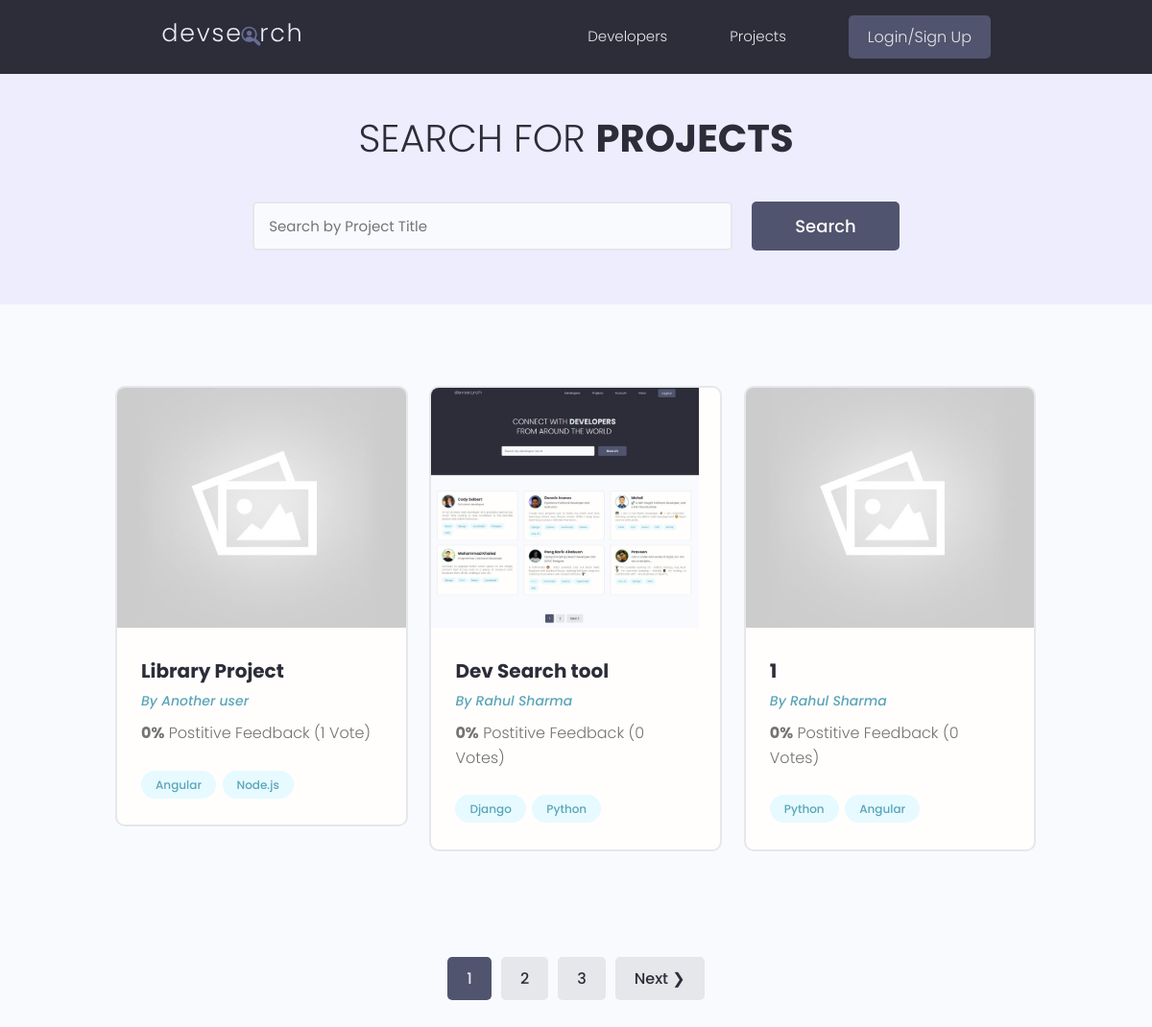
/projects/, run on the app's committed database.
### projects/models.py (models this page shows, shortened)
class Project(models.Model):
    owner = models.ForeignKey(
        Profile, null=True, blank=True, on_delete=models.CASCADE)
    title = models.CharField(max_length = 200)
    description = models.TextField(null = True, blank = True)
    featured_image = models.ImageField(null = True, blank = True, default = 'default.jpg')
    demo_link = models.CharField(max_length = 2000, null = True, blank = True)
    source_link = models.CharField(max_length = 2000, null = True, blank = True)
    tags = models.ManyToManyField('Tag', blank = True)
    vote_total = models.IntegerField(default = 0, null = True, blank = True)
    vote_ratio = models.IntegerField(default = 0, null = True, blank = True)
    created = models.DateTimeField(auto_now_add = True)
    id = models.UUIDField(default = uuid.uuid4, unique = True, primary_key = True, editable = False)
    class Meta:
        ordering = ['-vote_ratio', '-vote_total', 'created']

class Tag(models.Model):
    name = models.CharField(max_length = 200)
    created = models.DateTimeField(auto_now_add = True)
    id = models.UUIDField(default = uuid.uuid4, unique = True, primary_key = True, editable = False)
    def __str__(self):
        return self.name

### users/models.py (models this page shows, shortened)
class Profile(models.Model):
    user = models.OneToOneField(
        User, on_delete=models.CASCADE, null=True, blank=True)
    name = models.CharField(max_length=200, blank=True, null=True)
    email = models.EmailField(max_length=500, blank=True, null=True)
    username = models.CharField(max_length=200, blank=True, null=True)
    location = models.CharField(max_length=200, blank=True, null=True)
    short_intro = models.CharField(max_length=200, blank=True, null=True)
    bio = models.TextField(blank=True, null=True)
    profile_image = models.ImageField(
        null=True, blank=True, upload_to='profiles/', default="profiles/user-default.png")
    social_github = models.CharField(max_length=200, blank=True, null=True)
    social_twitter = models.CharField(max_length=200, blank=True, null=True)
    social_linkedin = models.CharField(max_length=200, blank=True, null=True)
    social_youtube = models.CharField(max_length=200, blank=True, null=True)
    social_website = models.CharField(max_length=200, blank=True, null=True)
    created = models.DateTimeField(auto_now_add=True)
    id = models.UUIDField(default=uuid.uuid4, unique=True,
                          primary_key=True, editable=False)

### projects/views.py (the view)
# urls.py: path('projects/', include('projects.urls')),
def projects(request):
    projects, search_query = searchProjects(request)
    custom_range, projects = paginateProjects(request, projects, 3)
    context = {'projects': projects, 'search_query': search_query, 'custom_range': custom_range}
    return render(request, 'projects/projects.html', context)

### projects/utils.py (called while the page is built)
def paginateProjects(request, projects, results):
    page = request.GET.get('page')
    paginator = Paginator(projects, results)
    try:
        projects = paginator.page(page)
    except PageNotAnInteger:
        page = 1
        projects = paginator.page(page)
    except EmptyPage:
        page = paginator.num_pages
        projects = paginator.page(page)
    leftIndex = (int(page) - 4)
    if leftIndex < 1:
        leftIndex = 1
    rightIndex = (int(page) + 5)
    if rightIndex > paginator.num_pages:
        rightIndex = paginator.num_pages + 1
    custom_range = range(leftIndex, rightIndex)
    return custom_range, projects

def searchProjects(request):
    search_query = ''
    if request.GET.get('search_query'):
        search_query = request.GET.get('search_query')
    tags = Tag.objects.filter(name__icontains=search_query)
    projects = Project.objects.distinct().filter(
        Q(title__icontains=search_query) |
        Q(description__icontains=search_query) |
        Q(owner__name__icontains=search_query) |
        Q(tags__in=tags)
    )
    return projects, search_query

### projects/templates/projects/projects.html (shortened to what this page needs)
{% extends 'main.html' %} {% block content %}
<main class="projects">
  <section class="hero-section text-center">
    <div class="container container--narrow">
      <div class="hero-section__box">
        <h2>Search for <span>Projects</span></h2>
      </div>
      <div class="hero-section__search">
        <form id="searchForm" class="form" action="#" method="get">
          <div class="form__field">
            <input class="input input--text" id="formInput#search" type="text" name="search_query"
              value="{{search_query}}" placeholder="Search by Project Title" />
          </div>
          <input class="btn btn--sub btn--lg" type="submit" value="Search" />
        </form>
      </div>
    </div>
  </section>
  <section class="projectsList">
    <div class="container">
      <div class="grid grid--three">
        {% for project in projects %}
        <div class="column">
          <div class="card project">
            <a href="{% url 'project' project.id %}" class="project">
              <img class="project__thumbnail" src="{{project.featured_image.url}}" alt="project thumbnail" />
              <div class="card__body">
                <h3 class="project__title">{{ project.title}}</h3>
                <p><a class="project__author" href="{% url 'user-profile' project.owner.id %}">By {{ project.owner.name }}</a></p>
                <p class="project--rating">
                  <span style="font-weight: bold;">{{project.vote_ratio}}%</span> Postitive
                  Feedback ({{project.vote_total}} Vote{{project.vote_total|pluralize:"s"}})
                </p>
                <div class="project__tags">
                  {% for tag in project.tags.all%}
                  <span class="tag tag--pill tag--main">
                    <small>{{tag}}</small>
                  </span>
                  {% endfor %}
                </div>
              </div>
            </a>
          </div>
        </div>
        {% endfor %}
      </div>
    </div>
  </section>
  {% include 'pagination.html' with queryset=projects custom_range=custom_range %}
</main>
{% endblock content %}

### static/styles/app.css (style rules this page uses)
:root { --color-sub: #2d2d39; }
.btn--sub { background-color: var(--color-sub-light); }
.card { border: 2px solid var(--color-light); }
img { width: 100%; }
.hero-section { height: 40vh; display: flex; align-items: center; background-color: var(--color-sub); }
.hero-section__box { margin-bottom: 4rem; }
.hero-section__box > h2, .hero-section__box > h2 > span { font-size: 4rem; color: var(--color-light); line-height: 1.3; text-transform: uppercase; }
.hero-section__box > h2 { font-weight: 300; }
.hero-section__box > h2 > span { font-weight: 700; }
.hero-section__search > .form { display: flex; align-items: center; justify-content: center; gap: 2rem; }
.hero-section__search > .form input.input--text { width: 50rem; }
.project__author { font-size: 1.4rem; font-style: italic; }
.project--rating { margin-bottom: 1.6em; margin-top: .5em; }
.projects > .hero-section { background: var(--color-sub-lighter); height: 30vh; }
.projects .hero-section__box { margin-bottom: 2.5rem; }
.projects .hero-section__box > h2 { color: var(--color-sub); }
.projects .hero-section__box > h2 > span { font-weight: 700; color: var(--color-sub); }
.projectsList { margin-top: 8rem; }
.project__thumbnail { height: 25rem; object-fit: cover; object-position: top center; }
.project__title { font-size: 2rem; font-weight: 700; color: var(--color-sub); }

### static/uikit/styles/modules/_variables.css (style rules this page uses)
:root { --color-main: #5aa5b9; --color-main-light: #e6faff; --color-sub: #3f4156; --color-sub-light: #51546e; --color-sub-lighter: #ededfd; --color-text: #737373; --color-gray: #8b8b8b; --color-light: #e5e7eb; --color-light-gray: #767676; --color-bg: #f8fafd; --color-white: #fffefd; --color-white-light: #f3f3f3; --color-success: #359e64; --color-success-bg: #def8e8; --color-error: #fc4b0b; --color-error-bg: #fff2ee; --font-base: 'Poppins', arial, helvetica, 'Segoe UI', roboto, ubuntu, sans-serif; --font-monospace: 'Fira Code', 'Courier New', courier, monospace; --font-regular: 300; --font-medium: 500; --font-bold: 700; --generic-shadow: 1px 1px 5px #00000010; --generic-transition: all 0.3s ease-in-out; }

### static/uikit/styles/modules/_base.css (style rules this page uses)
* { margin: 0; padding: 0; box-sizing: border-box; text-rendering: optimizeLegibility; color: inherit; font-size: inherit; }
html { font-size: 50%; }
@media only screen and (min-width: 480px) { html { font-size: 56.25%; } }
@media only screen and (min-width: 1200px) { html { font-size: 62.5%; } }
body { line-height: 1.6; font-weight: 400; font-size: 1.5rem; color: var(--color-text); background-color: var(--color-bg); min-height: 100vh; }

### static/uikit/styles/modules/_typography.css (style rules this page uses)
* { font-family: var(--font-base); }
h2 { font-size: 3.6rem; font-weight: var(--font-bold); }
h3 { font-size: 3.2rem; font-weight: var(--font-medium); }
p, span, strong { font-size: 1.6rem; color: var(--color-text); font-weight: var(--font-regular); }
a { padding-bottom: 2px; text-decoration: none; display: inline-block; color: var(--color-main); font-weight: var(--font-medium); }

### static/uikit/styles/modules/_utilities.css (style rules this page uses)
.container { width: 92%; max-width: 165rem; margin: 0 auto; box-sizing: border-box; }
.container--narrow { width: 92%; max-width: 120rem; }
@media screen and (min-width: 1000px) { .container { width: 90%; } }
@media screen and (min-width: 1000px) { .container--narrow { width: 85%; } }
@media screen and (min-width: 1200px) { .container { width: 80%; } }
@media screen and (min-width: 1200px) { .container--narrow { width: 72%; } }
.text-center { text-align: center; }

### static/uikit/styles/modules/_button.css (style rules this page uses)
.btn { display: inline-block; position: relative; cursor: pointer; background-color: var(--color-light); font-weight: var(--font-medium); color: var(--color-sub); text-decoration: none; padding: 1rem 2rem; border-radius: 0.5rem; border: none; width: -webkit-fit-content; width: -moz-fit-content; width: fit-content; height: -webkit-fit-content; height: -moz-fit-content; height: fit-content; font-size: 1.6rem; outline-width: 0; outline-color: transparent; -webkit-backface-visibility: hidden; backface-visibility: hidden; transition: all 0.3s ease-in-out; }
.btn--sub { background-color: var(--color-sub); color: var(--color-white); }
.btn--lg { font-size: 1.8rem; padding: 1.2rem 4.5rem; }

### static/uikit/styles/modules/_card.css (style rules this page uses)
.card { border-radius: 1rem; background-color: var(--color-white); border: 1.5px solid var(--color-light); width: auto; height: auto; margin-top: 0.5rem; margin-bottom: 0.5rem; overflow: hidden; }
.card__body, .card__header { padding: 2rem 2.5rem; }

### data on the page
Project: featured_image (placeholder picture), title "Library Project", owner.name "Another user", vote_ratio "0", vote_total "1"
Tag: name "Angular"
Tag: name "Node.js"
Project: featured_image (picture), title "Dev Search tool", owner.name "Rahul Sharma", vote_ratio "0", vote_total "0"
Tag: name "Django"
Tag: name "Python"
Project: featured_image (placeholder picture), title "1", owner.name "Rahul Sharma", vote_ratio "0", vote_total "0"

### other printed values
{{ page }} "1"
{{ page }} "2" "3"
